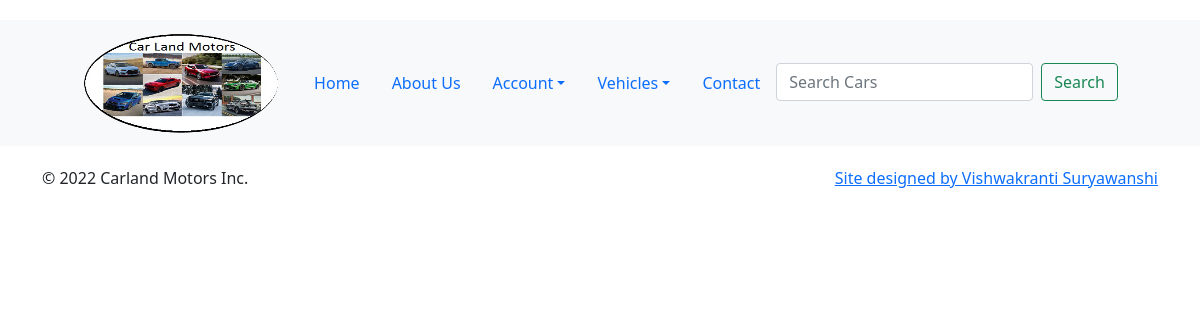
The app's page /search.php?car=Ford, older data.
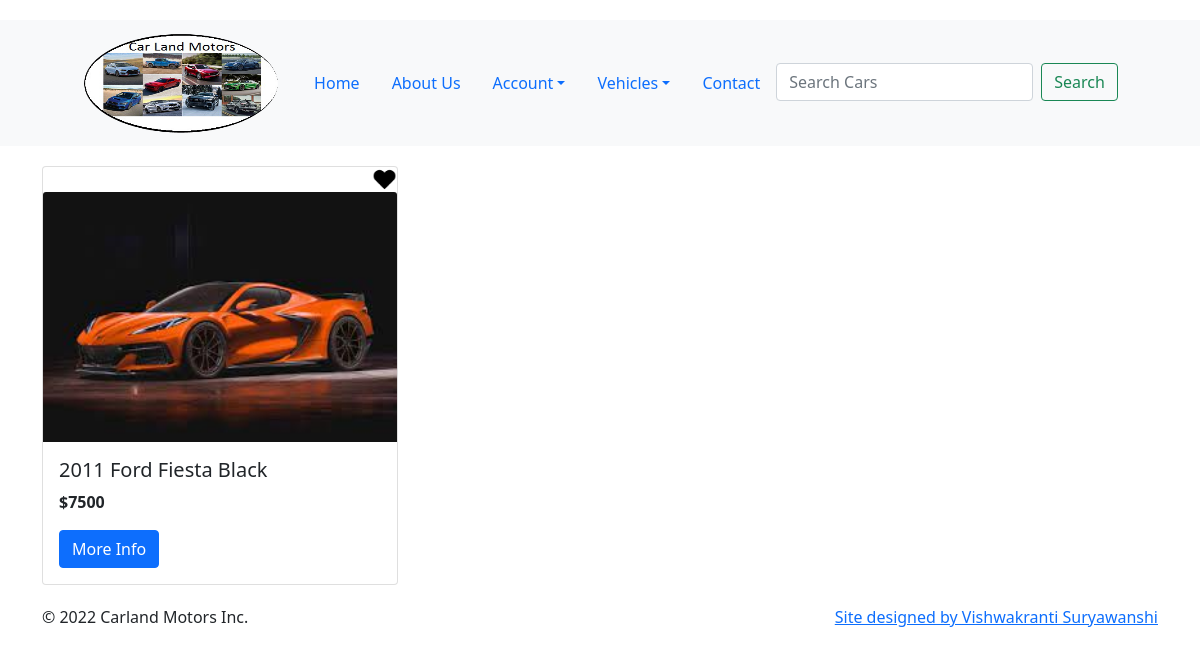
The same page, newer data.
### tables this page shows
CREATE TABLE `car_images` (
  `id` int(11) NOT NULL,
  `car_id` int(7) NOT NULL,
  `file_name` varchar(75) NOT NULL
);

CREATE TABLE `car` (
  `car_id` int(7) NOT NULL,
  `manufacturer` varchar(100) NOT NULL,
  `model` varchar(100) NOT NULL,
  `colour` varchar(25) NOT NULL,
  `year` int(11) NOT NULL,
  `fuel_type` varchar(100) NOT NULL,
  `registration` varchar(10) NOT NULL,
  `mileage` int(11) NOT NULL,
  `transmission_type` varchar(15) NOT NULL,
  `car_condition` varchar(4) NOT NULL,
  `category_id` int(4) NOT NULL,
  `price` decimal(10,0) NOT NULL
);

### search.php (the view, shortened to what this page needs)
<?php
require_once "config.php";
$cars ="";
if($_SERVER["REQUEST_METHOD"] == "GET")
{
    $car_array="";
    parse_str($_SERVER["QUERY_STRING"],$car_array);
	$sql = "SELECT car.price,car.year, car.manufacturer, car.model, car.colour, car_images.file_name FROM `car_images` inner join car on car.car_id = car_images.car_id";
    if(!empty($car_array))
    {
        if(isset($car_array['car']))
         $sql = $sql . " where car.manufacturer like '%" . htmlentities($car_array['car']). "%'";
    }
	$stmt = $mysqli->prepare($sql);
	if($stmt->execute())
	{
        $cars = $stmt->get_result();
	}
}
?>
<!doctype html>
<html lang="en">
<head>
	<link href="https://getbootstrap.com/docs/5.0/dist/css/bootstrap.min.css" rel="stylesheet"
>
</head>
<body>
	<header class="mt-0">
		<?php
		include './partials/navbar.php';
		?>
	</header>
	<main>
		<div class="container mt-0">
			<?php
			if(empty($cars))
			{
				echo '<div class="row"> No cars found!</div>';
			}
			else if ($cars->num_rows > 0){
				$i=0;
				foreach($cars as $car )
				{
					if($i == 0)
						echo '<div class="row">';
					echo "<div class=\"col-sm-4\">
							<div class=\"card\">
								<div class=\"wishListDiv\">
									<a href=\"#\" class=\"wishListAnchor\">
										<img src=\"./images/addedToWishlist.png\" class=\"float-end\" alt=\"add to wishlist\" width=\"25px\" height=\"25px\">
										<span class=\"float-end\">Add To Wishlist</span>
									</a>
								</div>
					   	 		<img src=\"./images/" . $car['file_name'] . "\" class=\"card-img-top\" alt=\"...\" width=\"125\" height=\"250\">
					 	 		<div class=\"card-body\">
						 			<h5 class=\"card-title\">" . $car['year'] . " " . $car['manufacturer'] . " " . $car['model'] . " " .  $car['colour'] . "</h5>
						 			<p><strong>$" . $car['price'] . "</strong></p>
						 			<a href=\"#\" class=\"btn btn-primary\">More Info</a>
								</div>
							</div>
						 </div>";
					$i++;
				}
				if($cars->num_rows % 3 <> 0){
					echo '</div>';
				}
			}
		 ?>
		</div>
		<footer class="container mt-0">
			<p class="float-end"><a href="#">Site designed by Vishwakranti Suryawanshi</a></p>
			<p>&copy; 2022 Carland Motors Inc. </p>
		</footer>
	</main>
</body>
</html>

Row changes from the older to the newer data that the page shows:
added car_images: file_name (picture), car.year "2011", car.manufacturer "Ford", car.model "Fiesta", car.colour "Black", car.price "7500"
